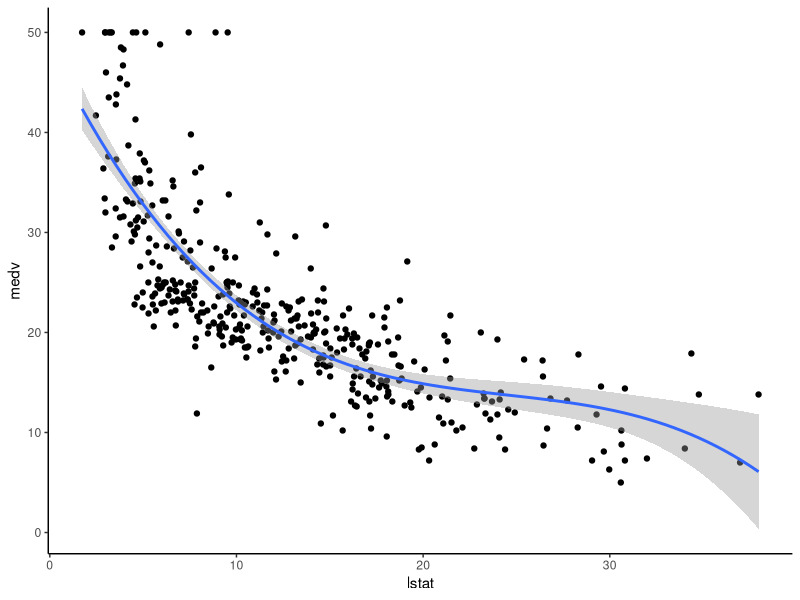
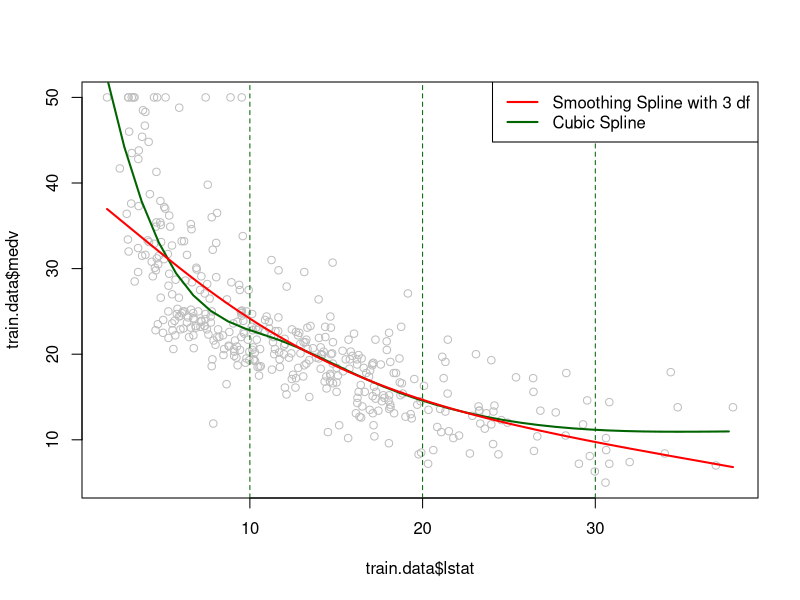
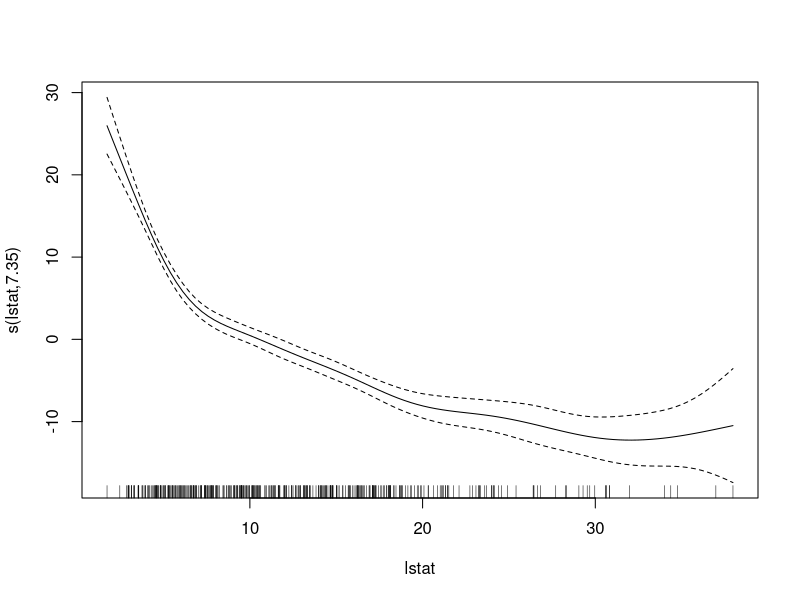
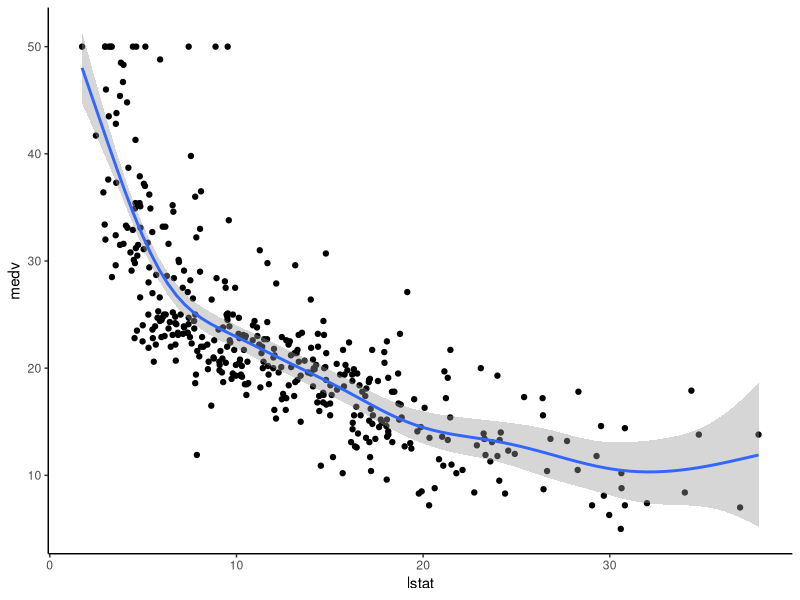

Write R code to recreate these figures, in order.
## ---- chunk 1

library(tidyverse)
library(caret)
theme_set(theme_classic())

# Load the data
data("Boston", package = "MASS")
# Split the data into training and test set
set.seed(123)
training.samples <- Boston$medv %>%
  createDataPartition(p = 0.8, list = FALSE)
train.data  <- Boston[training.samples, ]
test.data <- Boston[-training.samples, ]

knots <- quantile(train.data$lstat, p = c(0.25, 0.5, 0.75)) # we use 3 knots at 25,50,and 75 quantile.

library(splines)
# Build the model
knots <- quantile(train.data$lstat, p = c(0.25, 0.5, 0.75))
model <- lm (medv ~ bs(lstat, knots = knots), data = train.data)
# Make predictions
predictions <- model %>% predict(test.data)
# Model performance
data.frame(
  RMSE = RMSE(predictions, test.data$medv),
  R2 = R2(predictions, test.data$medv)
)

ggplot(train.data, aes(lstat, medv) ) +
  geom_point() +
  stat_smooth(method = lm, formula = y ~ splines::bs(x, df = 3))


attach(train.data)
#fitting smoothing splines using smooth.spline(X,Y,df=...)

fit1<-smooth.spline(train.data$lstat,train.data$medv,df=3 ) # 3 degrees of freedom
#Plotting both cubic and Smoothing Splines 
plot(train.data$lstat,train.data$medv,col="grey")
lstat.grid = seq(from = range(lstat)[1], to = range(lstat)[2])
points(lstat.grid,predict(model,newdata = list(lstat=lstat.grid)),col="darkgreen",lwd=2,type="l")
#adding cutpoints
abline(v=c(10,20,30),lty=2,col="darkgreen")
lines(fit1,col="red",lwd=2)

legend("topright",c("Smoothing Spline with 3 df","Cubic Spline"),col=c("red","darkgreen"),lwd=2)

## ---- chunk 2
library(mgcv)
# Build the model
model <- gam(medv ~ s(lstat), data = train.data)
plot(model)
# Make predictions
predictions <- model %>% predict(test.data)
# Model performance
data.frame(
  RMSE = RMSE(predictions, test.data$medv),
  R2 = R2(predictions, test.data$medv)
)

ggplot(train.data, aes(lstat, medv) ) +
  geom_point() +
  stat_smooth(method = gam, formula = y ~ s(x))
detach(train.data)
